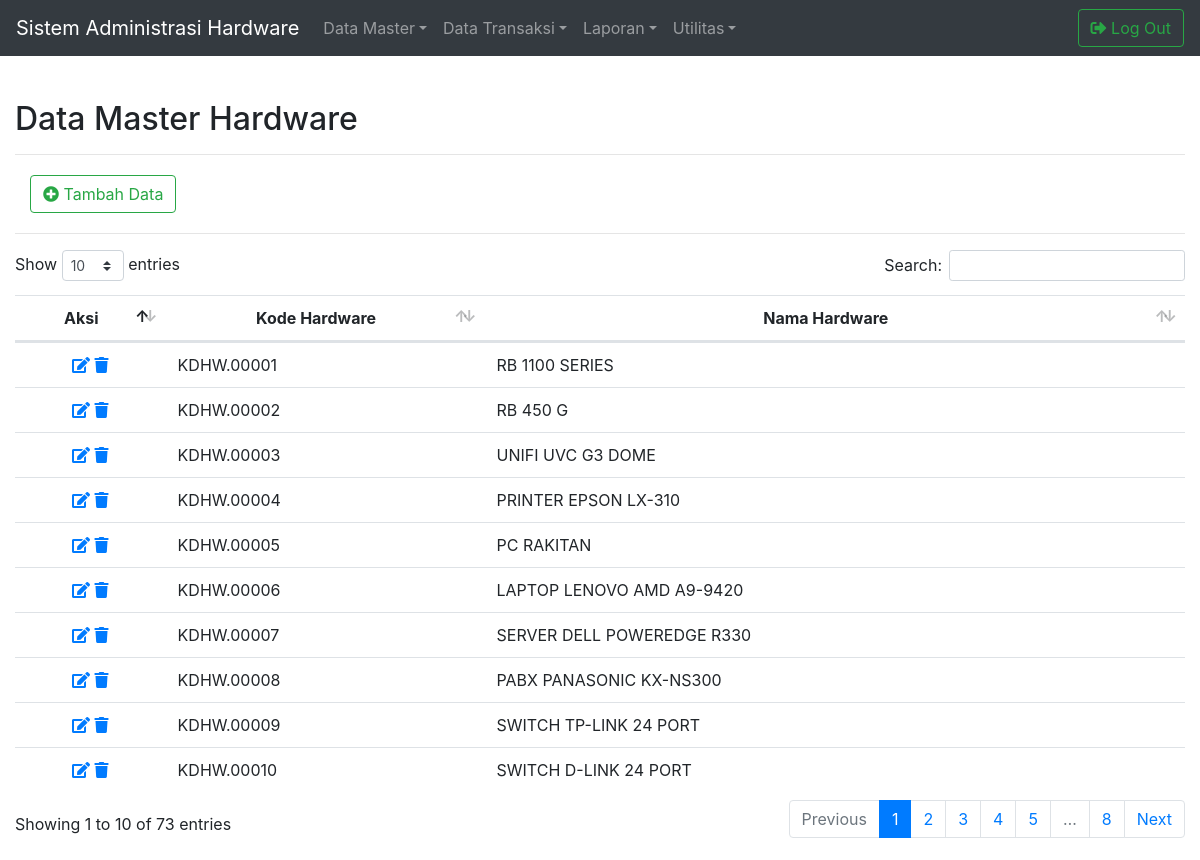
Screenshot of /master/FormDataMstHardware.php (signed in) with the database file from the repository.
### tables this page shows
CREATE TABLE `mst_hardware` (
  `kode_hardware` varchar(10) NOT NULL,
  `nama_hardware` varchar(150) NOT NULL,
  `kode_kategori` varchar(10) NOT NULL,
  `kode_merk` varchar(10) NOT NULL,
  `kode_tipe` varchar(10) NOT NULL,
  `tanggal_entri` date NOT NULL,
  `tanggal_pembaruan` date NOT NULL
);

### library/modul.php (called while the page is built, shortened)
<?php
$Koneksi = mysqli_connect("localhost", "root", "", "db_hardware") or die (mysqli_error());
function Query($Query){
	global $Koneksi;
	$HasilQuery	= mysqli_query($Koneksi, $Query);
	$Wadah = [];
	while($Baris = mysqli_fetch_assoc($HasilQuery)){
		$Wadah[] = $Baris;
	}
	return $Wadah;
}
?>

### master/FormDataMstHardware.php (the view, shortened to what this page needs)
<?php
include_once("../library/modul.php");
$TampilDataMstHardware = Query("SELECT kode_hardware, nama_hardware FROM mst_hardware ORDER BY kode_hardware ASC");
?>
<html>
<head>
<link rel="stylesheet" href="../library/bootstrap/css/bootstrap.min.css">
<link rel="stylesheet" href="../library/datatables/css/dataTables.bootstrap4.min.css">
<link rel="stylesheet" href="../library/fontawesome/css/all.css">
<link rel="stylesheet" href="../library/custom.css">
<link rel="stylesheet" href="../library/bootstrap4navbar/css/bootstrap-4-navbar.css">
</head>
<body>
<?php include_once ("../library/navbar.php"); ?>
<div class="container-fluid">
	<div id="JudulForm">
		<h2>Data Master Hardware</h2>
		<hr>
	</div>
</div>
<div class="container-fluid" id="TampilDataMasterHardware">
	<div class="container-fluid" id="TambahData">
		<a href="../master/EntriDataMstHardware.php"><button type="button" class=" btn btn-outline-success"><i class="fas fa-plus-circle"></i> Tambah Data
		</button></a>
	</div>
	<hr>
	<table class="table table-hover" id="TabelTampilData">
		<thead align="center">
			<tr>
				<th>Aksi</th>
				<th>Kode Hardware</th>
				<th>Nama Hardware</th>
			</tr>
		</thead>
		<tbody>
		<?php foreach($TampilDataMstHardware as $Baris) : ?>
		<tr>
			<td align="center">
				<a href="UbahDataMstHardware.php?kode_hardware=<?php echo $Baris["kode_hardware"] ?>"  data-toggle="tooltip" data-placement="bottom" title="Ubah Data"><i class="fas fa-edit"></i></a>
				<a href="HapusDataMstHardware.php?kode_hardware=<?php echo $Baris["kode_hardware"] ?>"  data-toggle="tooltip" data-placement="bottom" title="Hapus Data" onclick="return confirm('Yakin Data Akan Dihapus?');"><i class="fas fa-trash"></i></a>
			</td>
			<td><?php echo $Baris["kode_hardware"] ?></td>
			<td><?php echo $Baris["nama_hardware"] ?></td>
		</tr>
		<?php endforeach; ?>
		</tbody>
	</table>
</div>
</body>
</html>

### library/custom.css (style rules this page uses)
#JudulForm { margin-top: 100px; margin-bottom: 20px; }
#TampilDataMasterHardware { margin-bottom: 20px; }
#TambahData { margin-bottom: 20px; }

### rows the page displays
mst_hardware: kode_hardware "KDHW.00001", nama_hardware "RB 1100 SERIES"
mst_hardware: kode_hardware "KDHW.00002", nama_hardware "RB 450 G"
mst_hardware: kode_hardware "KDHW.00003", nama_hardware "UNIFI UVC G3 DOME"
mst_hardware: kode_hardware "KDHW.00004", nama_hardware "PRINTER EPSON LX-310"
mst_hardware: kode_hardware "KDHW.00005", nama_hardware "PC RAKITAN"
mst_hardware: kode_hardware "KDHW.00006", nama_hardware "LAPTOP LENOVO AMD A9-9420"
mst_hardware: kode_hardware "KDHW.00007", nama_hardware "SERVER DELL POWEREDGE R330"
mst_hardware: kode_hardware "KDHW.00008", nama_hardware "PABX PANASONIC KX-NS300"
mst_hardware: kode_hardware "KDHW.00009", nama_hardware "SWITCH TP-LINK 24 PORT"
mst_hardware: kode_hardware "KDHW.00010", nama_hardware "SWITCH D-LINK 24 PORT"
